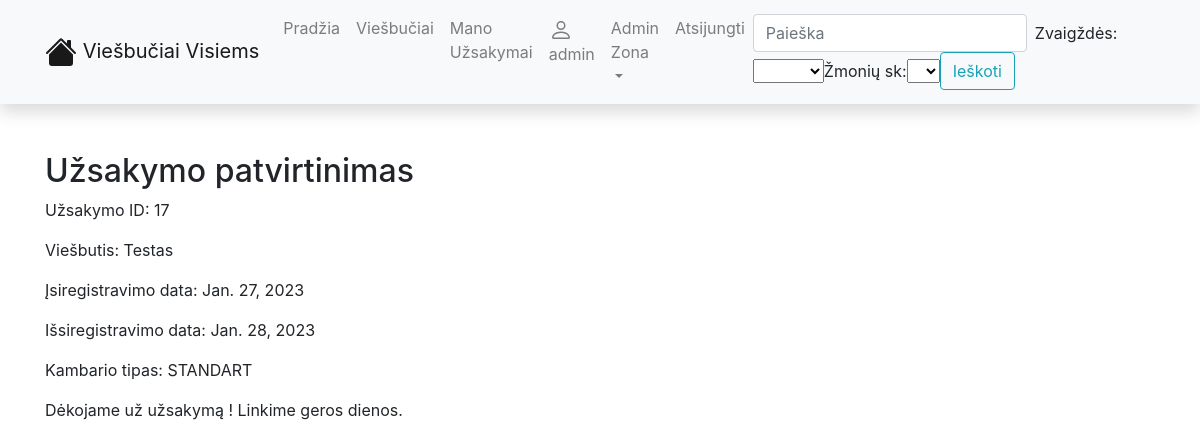
Page /viesbuciai/order_confirmation/17/ (signed in) on the committed database.
### viesbuciai/models.py (models this page shows, shortened)
class Order(models.Model):
    client = models.ForeignKey("Profile", on_delete=models.SET_NULL, null=True)
    order_date = models.DateField("Uzsakymo_data", auto_now_add=True, null=True, blank=True)
    r_date = models.DateField("Registracijos_data", null=True, blank=True)
    i_date = models.DateField("Isvykimo_data", null=True, blank=True)
    hotel = models.ForeignKey("Hotel", on_delete=models.SET_NULL, null=True)
    STATUS = (
        ('u', 'Uzsakyta'),
        ('r', 'Ruosiama'),
        ('p', 'Paruosta'),
    )
    status = models.CharField(
        max_length=1,
        choices=STATUS,
        blank=True,
        default='u',
        help_text='Status'
    )
    admin_details = models.OneToOneField("AdminDetails", on_delete=models.CASCADE, null=True)

class Hotel(models.Model):
    TYPES = (
        ('v', 'VIP'),
        ('g', 'GOLD'),
        ('p', 'PREMIUM'),
        ('s', 'STANDART')
    )
    name = models.CharField("Viesbucio_pavadinimas", max_length=30, null=True)
    type = models.CharField(
        max_length=1,
        choices=TYPES,
        blank=True,
        default='s',
        help_text='Viesbucio tipas'
    )
    STARS = (
        ('1', '*'),
        ('2', '**'),
        ('3', '***'),
        ('4', '****'),
        ('5', '*****')
    )
    stars = models.CharField(
        max_length=1,
        choices=STARS,
        blank=True,
        default='s',
        help_text='Zvaigzduciu kiekis'
    )
    description = models.TextField('Aprasymas', max_length=2000, default='Super hotel')
    address = models.TextField("Viesbucio_adresas", default="Adresas", max_length=200)
    price = models.FloatField("Viesbucio_kaina", null=True)
    quantity = models.IntegerField("Zmoniu_kiekis", default=1, validators=[MaxValueValidator(4)])
    availability = models.IntegerField("Kiekis")
    class Meta:
        ordering = ['id']

### viesbuciai/views.py (the view)
# urls.py: path('order_confirmation/<int:order_id>/', views.order_confirmation, name='order_confirmation'),
@login_required(login_url="/viesbuciai/accounts/login/")
def order_confirmation(request, order_id):
    order = Order.objects.get(pk=order_id)
    return render(request, 'order_confirmation.html', {'order': order})

### viesbuciai/templates/order_confirmation.html
{% extends "base.html" %}
{% block content %}
<h2>Užsakymo patvirtinimas</h2>
<p>Užsakymo ID: {{ order.id }}</p>
<p>Viešbutis: {{ order.hotel.name }}</p>
<p>Įsiregistravimo data: {{ order.r_date }}</p>
<p>Išsiregistravimo data: {{ order.i_date }}</p>
<p>Kambario tipas: {{ order.hotel.get_type_display }}</p>
<p>Dėkojame už užsakymą ! Linkime geros dienos.</p>
{% endblock %}

### viesbuciai/templates/base.html (shortened to what this page needs)
<!DOCTYPE html>
<html lang="en">
  <head>
    <link
      rel="stylesheet"
      href="https://stackpath.bootstrapcdn.com/bootstrap/4.1.3/css/bootstrap.min.css"
    />
    <link
      rel="stylesheet"
      href="https://cdnjs.cloudflare.com/ajax/libs/font-awesome/4.7.0/css/font-awesome.min.css"
    />
    {% load static %}
    <link rel="stylesheet" href="{% static 'css/styles.css' %}" />
  </head>
  <body>
    <nav
      class="navbar navbar-expand-lg navbar-light bg-light static-top mb-5 shadow"
    >
      <div class="container">
        <a class="navbar-brand" href="{% url 'index' %}">
          Viešbučiai Visiems</a
        >
        <div class="collapse navbar-collapse" id="navbarResponsive">
          <ul class="navbar-nav ml-auto">
            <li class="nav-item">
              <a class="nav-link" href="{% url 'index' %}">Pradžia</a>
            </li>
            <li class="nav-item">
              <a class="nav-link" href="{% url 'hotels' %}">Viešbučiai</a>
            </li>
            <li class="nav-item">
              <a class="nav-link" href="{% url 'orders' %}">Mano Užsakymai</a>
            </li>
             {% if user.is_authenticated %}
            {% if user.username == 'admin' %}
            <li class="nav-item"><a class="nav-link" href="{% url 'profile' %}">
            {{ user.get_username }}</a>
            </li>
            <li class="nav-item dropdown">
            <a href="#" class="nav-link dropdown-toggle" data-toggle="dropdown">Admin Zona</a>
		</li>
            <li class="nav-item"><a class="nav-link" href="{% url 'logout'%}?next=/viesbuciai">Atsijungti</a></li>
            {% endif %}
          {% else %}
            <li class="nav-item">
              <a class="nav-link" href="{% url 'login'%}?next={{request.path}}">Prisijungti</a>
            </li><li class="nav-item"><a class="nav-link" href="{% url 'register' %}">Registruotis</a></li>
          {% endif %}
          </ul>
          <form
            class="form-inline my-2 my-lg-0"
            action="{% url 'hotel_filter' %}"
            method="get"
          >
            <input
              class="form-control mr-sm-2"
              type="search"
              placeholder="Paieška"
              aria-label="Search"
              name="name"
            />
	    <label for="stars">Zvaigždės:</label>
  	    <select id="stars" name="stars">
            <option value=""></option>
            <option value="1">*</option>
            </select>
            <label for="quantity">Žmonių sk:</label>
  	        <select id="quantity" name="quantity">
            <option value=""></option>
            <option value="1">1</option>
            </select>
            <button class="btn btn-outline-info my-2 my-sm-0" type="submit">
              Ieškoti
            </button>
          </form>
        </div>
      </div>
    </nav>
    <div class="container">{% block content %}{% endblock %}</div>
  </body>
</html>

### rows in the picture
Order: id "17", hotel.name "Testas", r_date "Jan. 27, 2023", i_date "Jan. 28, 2023", hotel.type "STANDART"

### other values in the picture
{{ user.get_username }} "admin"
